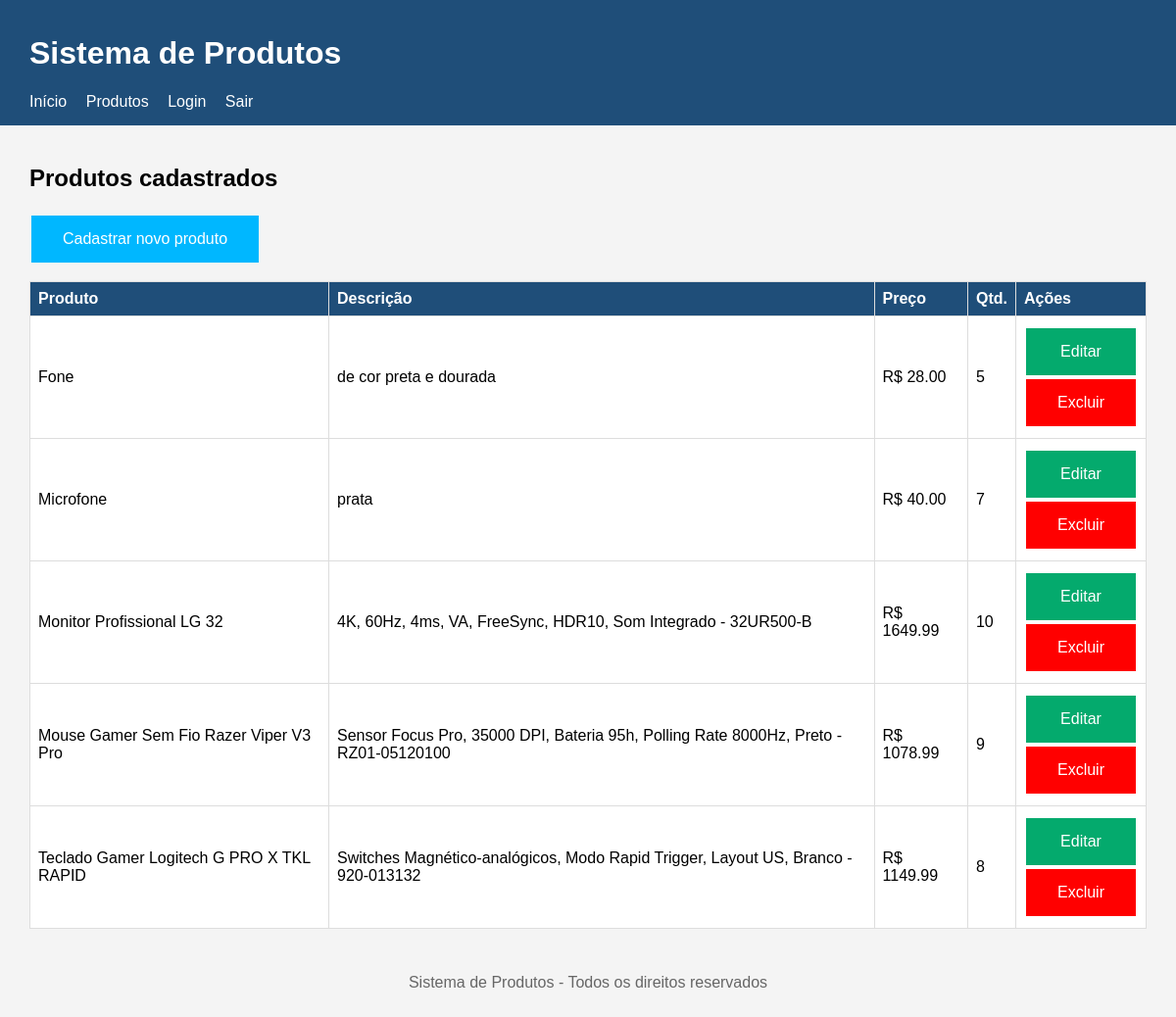
The page /produtos/listar.php (signed in) on the database as committed earlier.
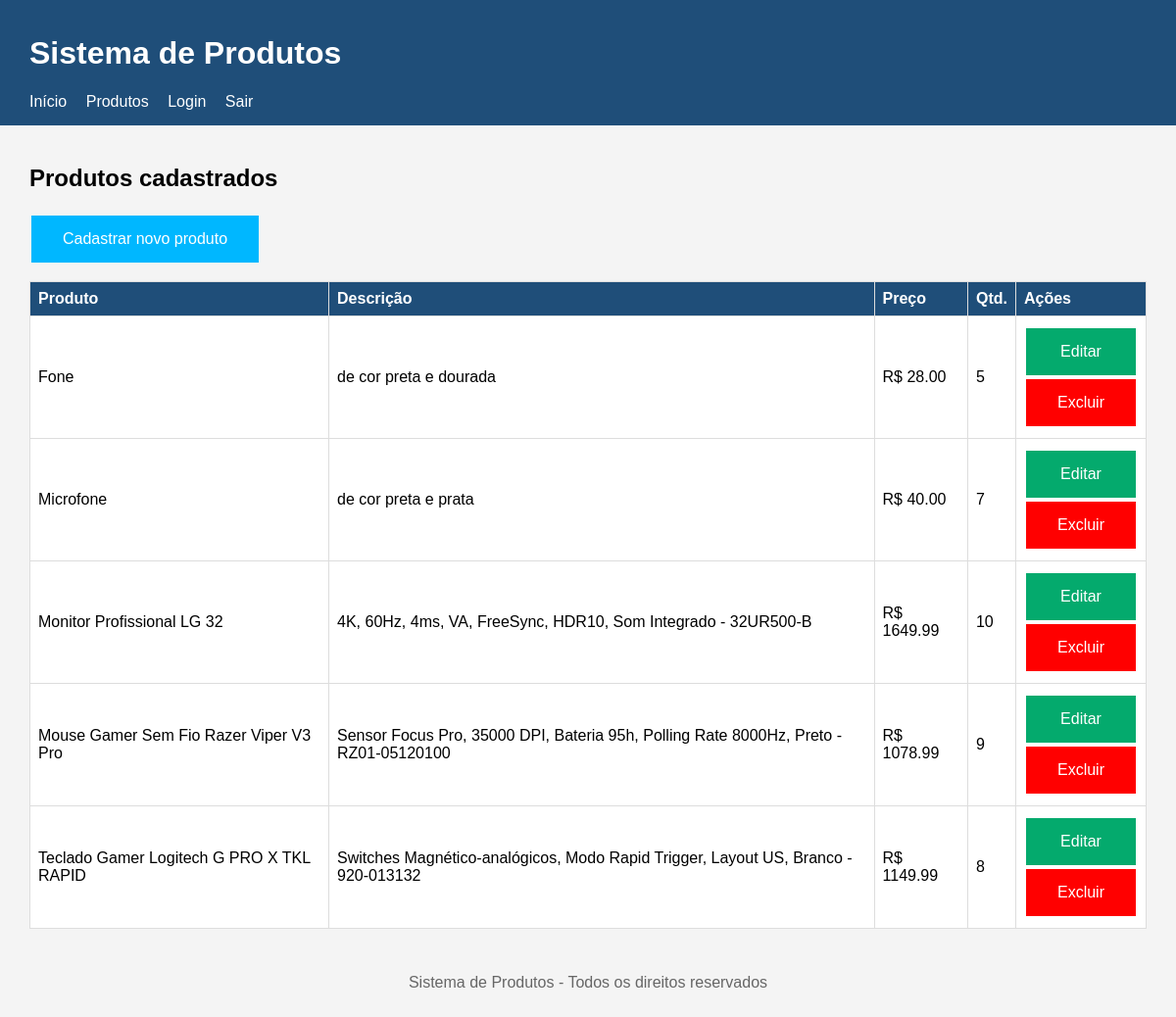
The same page on the database as committed later.
### tables this page shows
CREATE TABLE `produtos` (
  `id` int(11) NOT NULL,
  `nome` varchar(100) NOT NULL,
  `descricao` varchar(255) NOT NULL,
  `preco` decimal(10,2) NOT NULL,
  `quantidade` int(11) NOT NULL
);

### produtos/listar.php (the view, shortened to what this page needs)
<?php
    require __DIR__ . '/../conexao.php';
    $sql = "SELECT * FROM produtos";
    $resultado = mysqli_query($conexao, $sql);
?>
<?php require __DIR__ . '/../cabecalho.php'; ?>
<main>
    <h2>Produtos cadastrados</h2>
        <a class="button_pc" href="cadastrar.php">Cadastrar novo produto</a>
 <table>
    <tr>
        <th>Produto</th>
        <th>Descrição</th>
        <th>Preço</th>
        <th>Qtd.</th>
        <th>Ações</th>
    </tr>
 <?php while ($produto = mysqli_fetch_assoc($resultado)) { ?>
    <tr>
        <td><?php echo $produto['nome']; ?></td>
        <td><?php echo $produto['descricao']; ?></td>
        <td>R$ <?php echo $produto['preco']; ?></td>
        <td><?php echo $produto['quantidade']; ?></td>
        <td>
            <a class="button_a" href="atualizar.php?id=<?php echo $produto['id'];
                ?>">Editar</a>
            <a class="button_e" href="excluir.php?id=<?php echo $produto['id'];
                ?>">Excluir</a>
        </td>
 </tr>
    <?php } ?>
    </table>
</main>
<?php require __DIR__ . '/../rodape.php'; ?>

### cabecalho.php (shortened to what this page needs)
<?php
$base_url = '/projeto_php/';
?>
<!DOCTYPE html>
<html lang="pt-br">
<head>
    <link rel="stylesheet" href="<?php echo $base_url; ?>css/style.css">
</head>
<body>
    <header>
        <h1>Sistema de Produtos</h1>
            <nav>
                <a href="<?php echo $base_url; ?>index.php">Início</a>
                <a href="<?php echo $base_url; ?>produtos/listar.php">Produtos</a>
                <a href="<?php echo $base_url; ?>login.php">Login</a>
                <a href="<?php echo $base_url; ?>logout.php">Sair</a>
            </nav>
    </header>

### rodape.php
    <footer>
        <p>Sistema de Produtos - Todos os direitos reservados</p>
    </footer>
</body>
</html>

### css/style.css (style rules this page uses)
body { font-family: Arial, sans-serif; margin: 0; background-color: #f4f4f4; }
header { background-color: #1f4e79; color: white; padding: 15px 30px; }
header nav a { color: white; margin-right: 15px; text-decoration: none; }
main { padding: 20px 30px; }
footer { text-align: center; padding: 10px; color: #666; }
table { width: 100%; border-collapse: collapse; background-color: white; margin-top: 15px; }
table th, table td { border: 1px solid #ddd; padding: 8px; text-align: left; }
table th { background-color: #1f4e79; color: white; }
.button_e { background-color: #ff0000; border: none; color: white; padding: 15px 32px; text-align: center; text-decoration: none; display: inline-block; font-size: 16px; margin: 4px 2px; cursor: pointer; display: flex; justify-content: center; align-items: center; }
.button_pc { background-color: #00b7ff; border: none; color: white; padding: 15px 32px; text-align: center; text-decoration: none; display: inline-block; font-size: 16px; margin: 4px 2px; cursor: pointer; justify-content: center; }
.button_a { background-color: #04AA6D; border: none; color: white; padding: 15px 32px; text-align: center; text-decoration: none; display: inline-block; font-size: 16px; margin: 4px 2px; cursor: pointer; display: flex; justify-content: center; align-items: center; }

Rows that differ between the two databases and show on the page:
changed produtos "Microfone": descricao "prata" → "de cor preta e prata"
